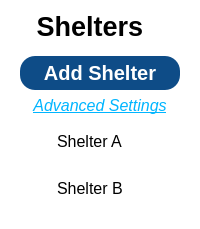
               <widget class="QFrame" name="frame_3">
                <property name="styleSheet">
                 <string notr="true">QFrame {
	background-color: white;
	border: none;
	border-radius: 15;
}</string>
                </property>
                <property name="frameShape">
                 <enum>QFrame::StyledPanel</enum>
                </property>
                <property name="frameShadow">
                 <enum>QFrame::Raised</enum>
                </property>
                <layout class="QVBoxLayout" name="verticalLayout_6">
                 <item>
                  <widget class="QPushButton" name="shelter_dropdown">
                   <property name="maximumSize">
                    <size>
                     <width>16777215</width>
                     <height>30</height>
                    </size>
                   </property>
                   <property name="font">
                    <font>
                     <pointsize>20</pointsize>
                     <weight>75</weight>
                     <bold>true</bold>
                    </font>
                   </property>
                   <property name="cursor">
                    <cursorShape>PointingHandCursor</cursorShape>
                   </property>
                   <property name="styleSheet">
                    <string notr="true">QPushButton {
	background-color: none;
	border: none;
	margin-left:-20;
}</string>
                   </property>
                   <property name="text">
                    <string>Shelters</string>
                   </property>
                   <property name="icon">
                    <iconset>
                     <normaloff>:/ICONS/352021_arrow_drop down_icon.png</normaloff>
                     <normalon>:/ICONS/352023_arrow_drop_up_icon.png</normalon>:/ICONS/352021_arrow_drop down_icon.png</iconset>
                   </property>
                   <property name="iconSize">
                    <size>
                     <width>50</width>
                     <height>50</height>
                    </size>
                   </property>
                   <property name="checkable">
                    <bool>true</bool>
                   </property>
                   <property name="checked">
                    <bool>false</bool>
                   </property>
                  </widget>
                 </item>
                 <item>
                  <widget class="QFrame" name="frame_6">
                   <property name="frameShape">
                    <enum>QFrame::StyledPanel</enum>
                   </property>
                   <property name="frameShadow">
                    <enum>QFrame::Raised</enum>
                   </property>
                   <layout class="QVBoxLayout" name="verticalLayout_8">
                    <item>
                     <layout class="QVBoxLayout" name="verticalLayout_4">
                      <item>
                       <widget class="QPushButton" name="add_shelter_btn">
                        <property name="font">
                         <font>
                          <pointsize>15</pointsize>
                          <weight>75</weight>
                          <bold>true</bold>
                         </font>
                        </property>
                        <property name="cursor">
                         <cursorShape>PointingHandCursor</cursorShape>
                        </property>
                        <property name="styleSheet">
                         <string notr="true">QPushButton {
    background-color: #0e4c87;
    color: white;
    padding: 5px;
    border: none;
    border-radius: 15px;
}

QPushButton:hover {
    background-color: #295987;
}

QPushButton:pressed {
    background-color: #0e4c87;
}
</string>
                        </property>
                        <property name="text">
                         <string>Add Shelter</string>
                        </property>
                        <property name="icon">
                         <iconset>
                          <normaloff>:/ICONS/460625174_1063840541791504_8083137884705313080_n.png</normaloff>:/ICONS/460625174_1063840541791504_8083137884705313080_n.png</iconset>
                        </property>
                        <property name="iconSize">
                         <size>
                          <width>35</width>
                          <height>35</height>
                         </size>
                        </property>
                       </widget>
                      </item>
                      <item>
                       <widget class="QPushButton" name="advanced_settings_shel">
                        <property name="font">
                         <font>
                          <pointsize>12</pointsize>
                          <italic>true</italic>
                          <underline>true</underline>
                         </font>
                        </property>
                        <property name="cursor">
                         <cursorShape>PointingHandCursor</cursorShape>
                        </property>
                        <property name="styleSheet">
                         <string notr="true"> * {
background-color: none;
color: none;
border: none;
color: #00B5FF;
}</string>
                        </property>
                        <property name="text">
                         <string>Advanced Settings</string>
                        </property>
                       </widget>
                      </item>
                      <item>
                       <layout class="QHBoxLayout" name="horizontalLayout_14">
                        <item>
                         <layout class="QHBoxLayout" name="horizontalLayout_13">
                          <item>
                           <widget class="QLabel" name="label_3">
                            <property name="minimumSize">
                             <size>
                              <width>31</width>
                              <height>31</height>
                             </size>
                            </property>
                            <property name="maximumSize">
                             <size>
                              <width>31</width>
                              <height>31</height>
                             </size>
                            </property>
                            <property name="text">
                             <string/>
                            </property>
                            <property name="pixmap">
                             <pixmap>:/ICONS/pin-5-128 (1).png</pixmap>
                            </property>
                            <property name="scaledContents">
                             <bool>true</bool>
                            </property>
                           </widget>
                          </item>
                          <item>
                           <widget class="QLabel" name="label_9">
                            <property name="font">
                             <font>
                              <pointsize>12</pointsize>
                             </font>
                            </property>
                            <property name="text">
                             <string>Shelter A</string>
                            </property>
                           </widget>
                          </item>
                         </layout>
                        </item>
                        <item>
                         <widget class="QPushButton" name="shelter_a_btn">
                          <property name="minimumSize">
                           <size>
                            <width>41</width>
                            <height>41</height>
                           </size>
                          </property>
                          <property name="maximumSize">
                           <size>
                            <width>41</width>
                            <height>41</height>
                           </size>
                          </property>
                          <property name="cursor">
                           <cursorShape>PointingHandCursor</cursorShape>
                          </property>
                          <property name="styleSheet">
                           <string notr="true">QPushButton{
	background-color: none;
	border: none;
}</string>
                          </property>
                          <property name="text">
                           <string/>
                          </property>
                          <property name="icon">
                           <iconset>
                            <normaloff>:/ICONS/462544067_1241440546885630_5886192978905579196_n.png</normaloff>:/ICONS/462544067_1241440546885630_5886192978905579196_n.png</iconset>
                          </property>
                          <property name="iconSize">
                           <size>
                            <width>41</width>
                            <height>41</height>
                           </size>
                          </property>
                         </widget>
                        </item>
                       </layout>
                      </item>
                      <item>
                       <layout class="QHBoxLayout" name="horizontalLayout_16">
                        <item>
                         <widget class="QLabel" name="label_17">
                          <property name="minimumSize">
                           <size>
                            <width>31</width>
                            <height>31</height>
                           </size>
                          </property>
                          <property name="maximumSize">
                           <size>
                            <width>31</width>
                            <height>31</height>
                           </size>
                          </property>
                          <property name="text">
                           <string/>
                          </property>
                          <property name="pixmap">
                           <pixmap>:/ICONS/pin-5-128 (1).png</pixmap>
                          </property>
                          <property name="scaledContents">
                           <bool>true</bool>
                          </property>
                         </widget>
                        </item>
                        <item>
                         <layout class="QHBoxLayout" name="horizontalLayout_15">
                          <item>
                           <widget class="QLabel" name="label_10">
                            <property name="font">
                             <font>
                              <pointsize>12</pointsize>
                             </font>
                            </property>
                            <property name="text">
                             <string>Shelter B</string>
                            </property>
                           </widget>
                          </item>
                         </layout>
                        </item>
                        <item>
                         <widget class="QPushButton" name="shelter_b_btn">
                          <property name="minimumSize">
                           <size>
                            <width>41</width>
                            <height>41</height>
                           </size>
                          </property>
                          <property name="maximumSize">
                           <size>
                            <width>41</width>
                            <height>41</height>
                           </size>
                          </property>
                          <property name="cursor">
                           <cursorShape>PointingHandCursor</cursorShape>
                          </property>
                          <property name="styleSheet">
                           <string notr="true">QPushButton{
	background-color: none;
	border: none;
}</string>
                          </property>
                          <property name="text">
                           <string/>
                          </property>
                          <property name="icon">
                           <iconset>
                            <normaloff>:/ICONS/462544067_1241440546885630_5886192978905579196_n.png</normaloff>:/ICONS/462544067_1241440546885630_5886192978905579196_n.png</iconset>
                          </property>
                          <property name="iconSize">
                           <size>
                            <width>41</width>
                            <height>41</height>
                           </size>
                          </property>
                         </widget>
                        </item>
                       </layout>
                      </item>
                     </layout>
                    </item>
                   </layout>
                  </widget>
                 </item>
                </layout>
               </widget>
